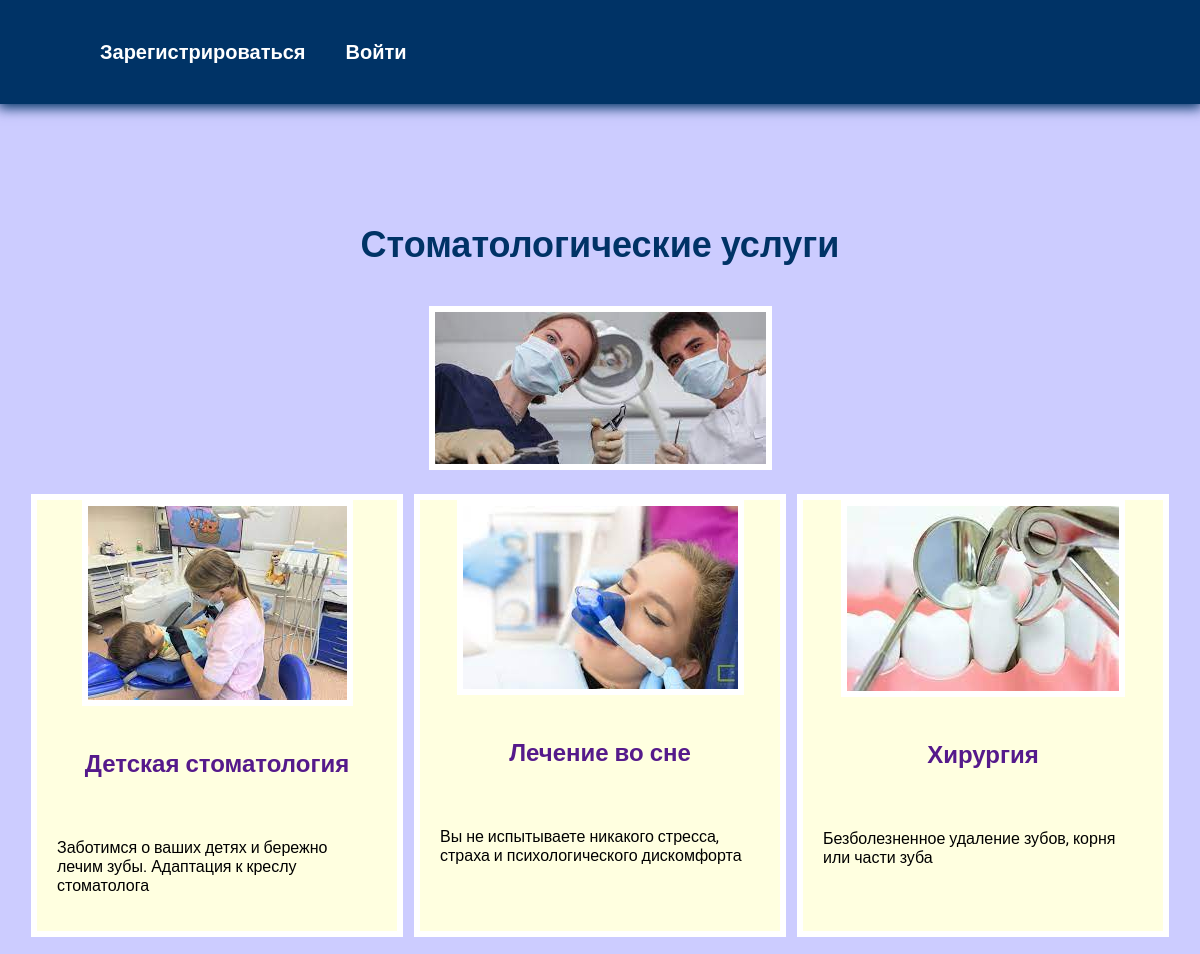
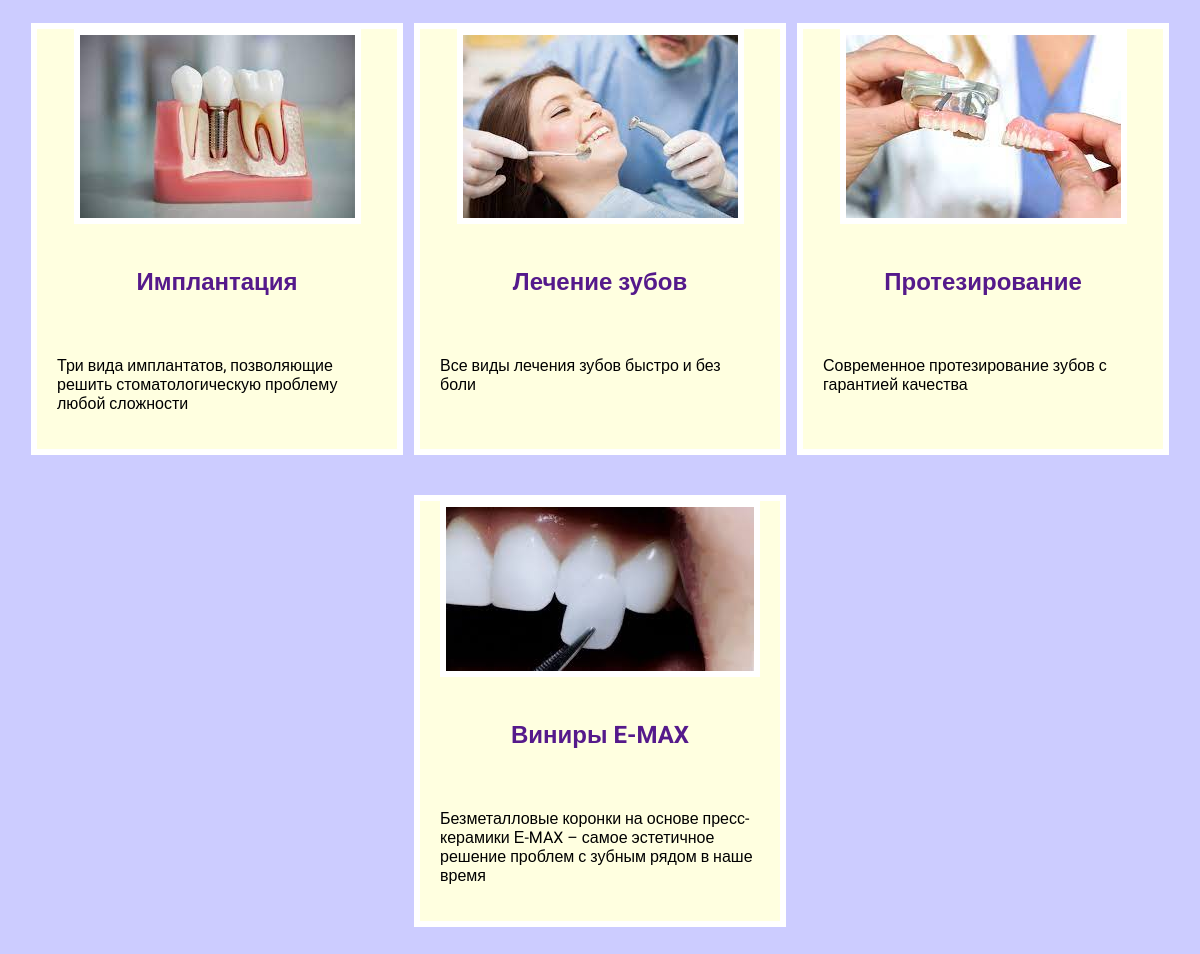
The page / on the database its author committed (2 pictures, top to bottom).
### skills/models.py (models this page shows, shortened)
class Skills(models.Model):
    title = models.CharField(max_length=100)
    description = models.CharField(max_length=250)
    image = models.ImageField(upload_to='skills/images')
    url = models.URLField(blank=True)

### skills/views.py (the view)
# urls.py: path('', views.index, name='index'),
def index(request):
    projects = Skills.objects.all()
    return render(request, 'skills/index.html', {'projects': projects})

### skills/templates/skills/index.html
{% extends 'skills/base.html' %}
{% load static %}
{% block content %}
<h1>Стоматологические услуги</h1>
<div class="img">
    <img src="{% static 'skills/stomat.jpg' %}" alt="">
</div>
<div class="block">
    {% for project in projects %}
    <div class="element">
        <div class="img">
            <img src="{{project.image.url}}" alt="ggg">
        </div>
        <div class="text">
            <h2><a href="{{ project.url }}" target="_blank">{{ project.title }}</a></h2>
            <p>{{ project.description }}</p>
        </div>
    </div>
    {% endfor %}
</div>
{% endblock %}

### skills/templates/skills/base.html (shortened to what this page needs)
{% load static %}
<!DOCTYPE html>
<html lang="en">
<head>
    <link rel="stylesheet" href="{% static 'css/style.css' %}">
</head>
<body>
{% if user.is_authenticated %}
<div class="menu">
    <div class="wrap">
        <ul>
            <li class="logo">Пользователь: {{ user.username }}</li>
            <li><a href="{% url 'index' %}">Главная</a></li>
            <li>
                <form action="{% url 'logoutuser' %}" method="post">
                    {% csrf_token %}
                    <button class="top">Выйти</button>
                </form>
            </li>
        </ul>
    </div>
</div>
{% else %}
<div class="menu">
    <div class="wrap">
        <ul>
            <li><a href="{% url 'signupuser' %}">Зарегистрироваться</a></li>
            <li><a href="{% url 'loginuser' %}">Войти</a></li>
        </ul>
    </div>
</div>
{% endif %}
  <div class="content">
    <div class="wrap">
      {% block content %}
      {% endblock %}
    </div>
  </div>
</body>
</html>

### skills/static/css/style.css (style rules this page uses)
body { background: #CCCCFF; padding: 0; margin: 0; font-family: 'Roboto', sans-serif;; }
.wrap { max-width: 1200px; margin: 0 auto; padding: 20px; box-sizing: border-box; }
.block { display: flex; flex-wrap: wrap; justify-content: space-evenly; margin-bottom: 60px; }
.element, .count { background: lightyellow; border: 6px solid #FFF; margin: 20px 0; }
.text { width: 360px; padding: 20px; box-sizing: border-box; }
.block img { max-width: 360px; }
.content h1 { text-align: center; margin: 60px 0 40px; font-size: 36px; }
.img + h2, .text h2 { text-align: center; margin-bottom: 60px; }
.img img { border: 6px solid #FFF; }
.img { text-align: center; }
.menu { background: #003366; box-shadow: 0 2px 12px 2px #003366; }
.menu .wrap { display: flex; flex-wrap: wrap; justify-content: space-between; align-items: center; }
.menu a { color: #FFF; font-weight: bold; text-decoration: none; }
.menu ul { display: flex; list-style: none; font-size: 20px; justify-content: space-between; align-items: center; }
.menu li { margin-left: 40px; }
a { text-decoration: none; }
.content .wrap { display: flex; flex-direction: column; align-items: center; justify-content: center; margin-top: 40px; }
h1, h2 { color: #003366; }

### rows shown on the page
Skills: image (picture), title "Детская стоматология", description "Заботимся о ваших детях и бережно лечим зубы. Адаптация к креслу стоматолога"
Skills: image (picture), title "Лечение во сне", description "Вы не испытываете никакого стресса, страха и психологического дискомфорта"
Skills: image (picture), title "Хирургия", description "Безболезненное удаление зубов, корня или части зуба"
Skills: image (picture), title "Имплантация", description "Три вида имплантатов, позволяющие решить стоматологическую проблему любой сложности"
Skills: image (picture), title "Лечение зубов", description "Все виды лечения зубов быстро и без боли"
Skills: image (picture), title "Протезирование", description "Современное протезирование зубов с гарантией качества"
Skills: image (picture), title "Виниры E-MAX", description "Безметалловые коронки на основе пресс-керамики Е-MAX – самое эстетичное решение проблем с зубным рядом в наше время"
